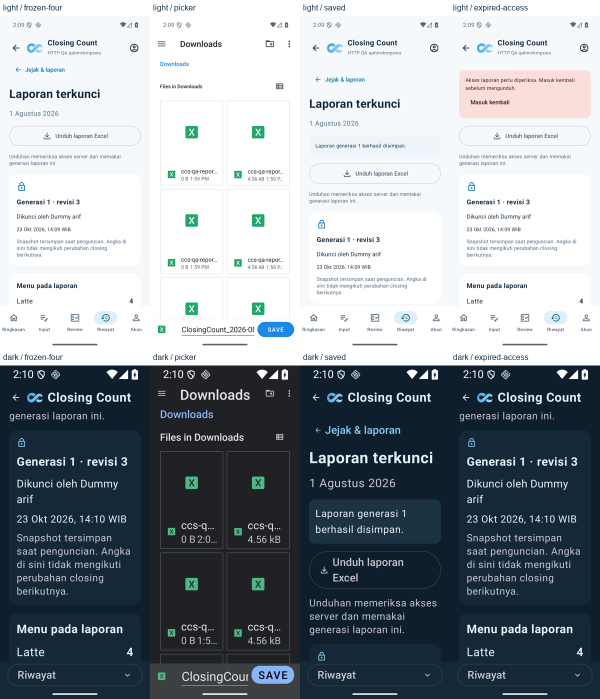
#> input picture docs/report-export-evidence-r1/native-contact-sheet.png, 1200 x 1398 px, given in place of report-export-light-stable-final-frozen-four.png, which was not available (shown at 1/2 size)
$ python render-report-export-contact-sheets-r1.py
#> lines starting #> are read from the running program, lines starting #| are printed output that depends on the picture; pictures that were not available may be replaced by others from this repository, and a replacement may not be noted
from pathlib import Path
from PIL import Image,ImageDraw,ImageFont
root=Path('D:/Code/Documents/Career-Portfolio-2026/evidence/closing-count-report-export-r1')
font=ImageFont.truetype('C:/Windows/Fonts/arial.ttf',16)
def sheet(items,name,cols,width):
    tiles=[]
    for label,path in items:
        im=Image.open(path).convert('RGB');im.thumbnail((width,width*3))
        tile=Image.new('RGB',(width,im.height+32),'#ffffff')
        ImageDraw.Draw(tile).text((6,6),label,fill='#142e43',font=font)
        tile.paste(im,(0,32));tiles.append(tile)
    rows=(len(tiles)+cols-1)//cols
    heights=[max(t.height for t in tiles[row*cols:(row+1)*cols]) for row in range(rows)]
    canvas=Image.new('RGB',(cols*width,sum(heights)),'#dce8f0');y=0
    for row,height in enumerate(heights):
        for col,tile in enumerate(tiles[row*cols:(row+1)*cols]):canvas.paste(tile,(col*width,y))
        y+=height
    canvas.save(root/name)
items=[]
for code in ['light-stable-final','dark-stable-final']:
    for scene in ['frozen-four','picker','saved','expired-access']:
        items.append((code.replace('-stable-final','')+' / '+scene,root/code/f'report-export-{code}-{scene}.png'))
sheet(items,'native-contact-sheet.png',4,300)
#> in sheet, im is the input picture: PIL image 1200x1398 RGB; mean R, G, B 143.2, 151, 157.5
#> in sheet, `im.thumbnail((width, width * 3))`:
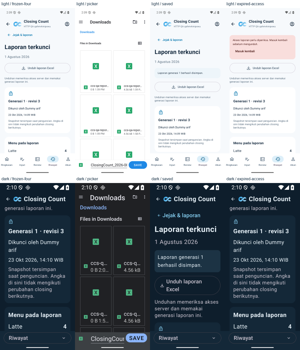
#> im: PIL image 300x350 RGB; mean R, G, B 143.2, 150.9, 157.4
#> in sheet, `tile=Image.new('RGB',(width,im.height+32),'#ffffff')`: tile: PIL image 300x382 RGB; every value is 255
#> in sheet, `ImageDraw.Draw(tile).text((6,6),label,fill='#142e43',font=font)`:
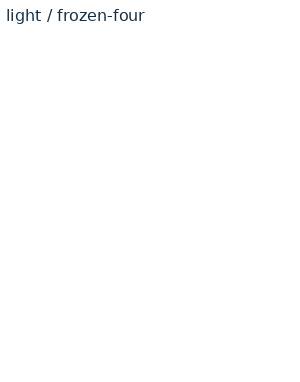
#> tile: PIL image 300x382 RGB; mean R, G, B 254.2, 254.2, 254.3
#> in sheet, `tile.paste(im, (0, 32))`:
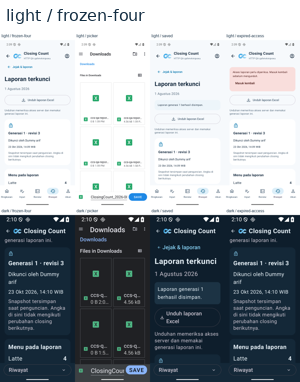
#> tile: PIL image 300x382 RGB; mean R, G, B 151.7, 158.9, 164.9
#> pass 2 of the loop in sheet, `for label,path in items:`:
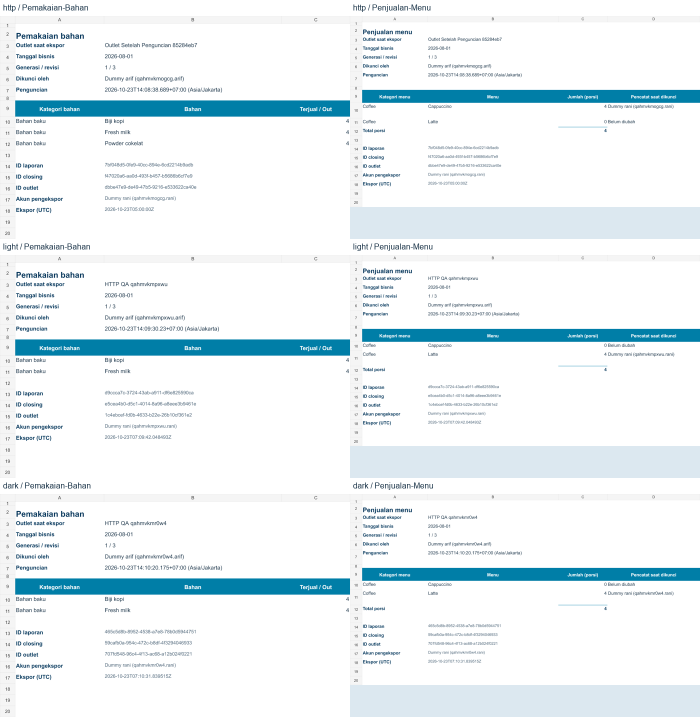
#> input picture docs/report-export-evidence-r1/workbook-contact-sheet.png, 1400 x 1434 px, given in place of report-export-light-stable-final-picker.png, which was not available (shown at 1/2 size)
#> in sheet, im is the input picture: PIL image 1400x1434 RGB; mean R, G, B 233.2, 241.8, 245.1
#> im: PIL image 300x307 RGB
#> in sheet, `ImageDraw.Draw(tile).text((6,6),label,fill='#142e43',font=font)`:
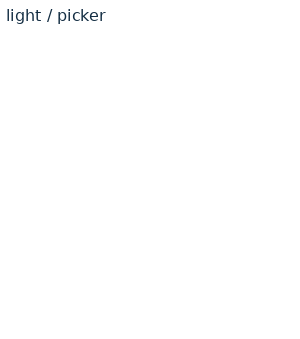
#> tile: PIL image 300x339 RGB; mean R, G, B 254.3, 254.4, 254.4
#> in sheet, `tile.paste(im, (0, 32))`:
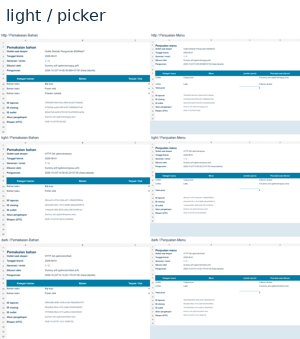
#> tile: PIL image 300x339 RGB; mean R, G, B 234.4, 242.2, 245.4
#> (the run stopped early here; a loop or call above may not have finished)
